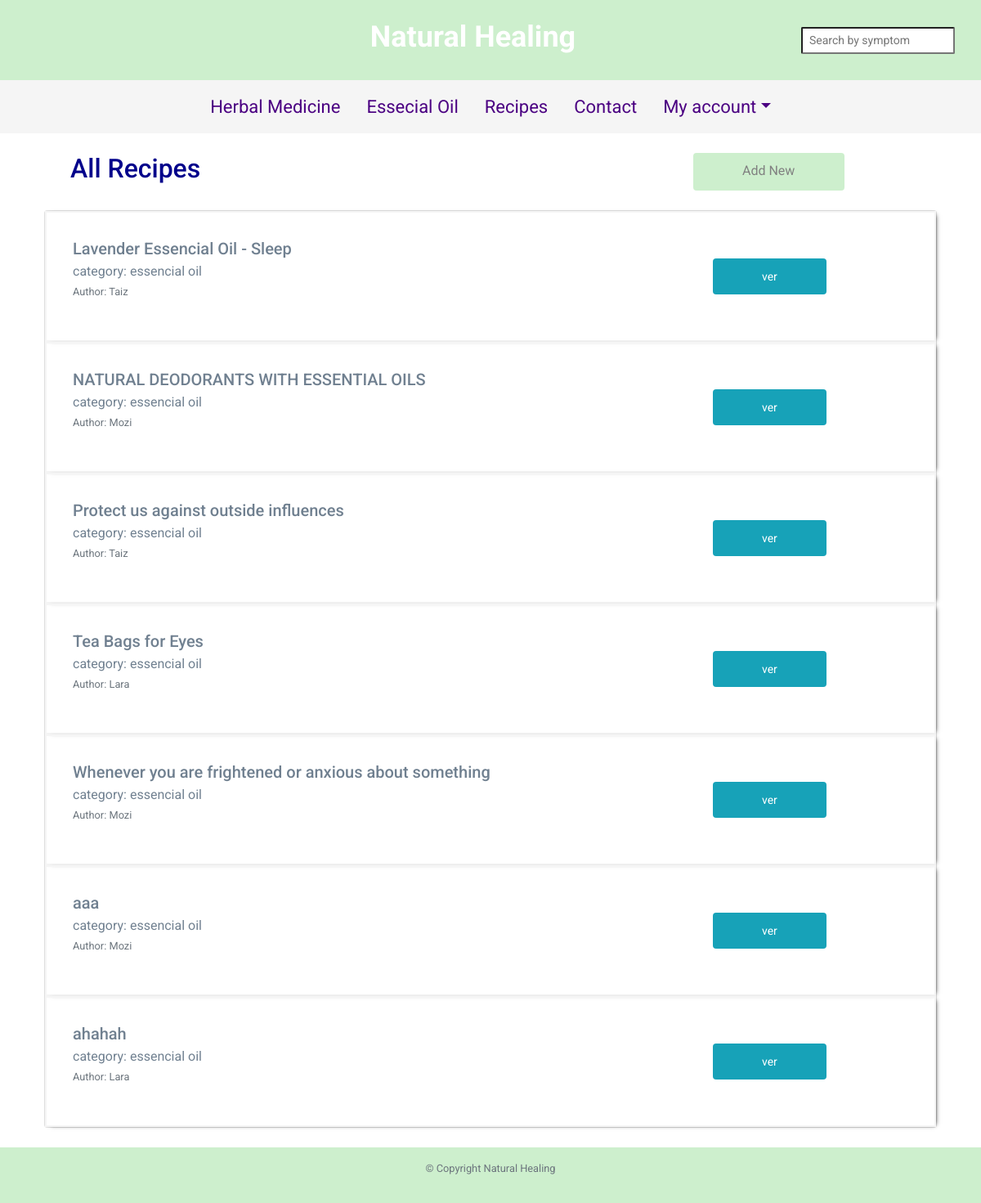
Page /recipes on the committed database.
### tables this page shows
CREATE TABLE 'recipes' (
            'id' INTEGER PRIMARY KEY AUTOINCREMENT NOT NULL,
            'title' varchar(255) NOT NULL,
            'description' text NOT NULL,
            'more_info' text,
            'created_at' DATETIME NOT NULL DEFAULT CURRENT_TIMESTAMP ,
            'category_id' INTEGER NOT NULL,
            'user_id' INTEGER NOT NULL,
            FOREIGN KEY (category_id) REFERENCES category(id),
            FOREIGN KEY (user_id) REFERENCES users(id) ON DELETE CASCADE
            );

### app.py (the view)
@app.route("/recipes")
def allrecipes():
    try:
        cur.execute("SELECT users.name as author , recipes.id as recipe_id,recipes.title, recipes.description, recipes.more_info, recipes.created_at, recipes.user_id, category.name as category_name FROM recipes LEFT JOIN category ON recipes.category_id = category_id LEFT JOIN users ON users.id == recipes.user_id GROUP BY recipes.title")
        recipes = cur.fetchall()
        return render_template("recipes/index.html", recipes = recipes, nr= len(recipes) )
    except Exception as error:
        print(error)
        return redirect(url_for("index"))

### app.py (called while the page is built)
@app.after_request
def after_request(response):
    response.headers["Cache-Control"] = "no-cache, no-store, must-revalidate"
    response.headers["Expires"] = 0
    response.headers["Pragma"] = "no-cache"
    return response

### templates/recipes/index.html (shortened to what this page needs)
{% extends "layout.html" %}
{% block main %}
<div class="add-recip">
    <h2 class= "recip_title">All Recipes </h2>
    <a class="button" href="/recipes-add">Add New</a>
</div>
<div class="card w-100">
    {% for i in range (nr)%}
    <div class="card-body">
        <div>
            <h5 class="title">{{recipes[i][2]}}</h5>
            <p class="recip-text">category: {{recipes[i][7]}}</p>
            <p><small class="text-muted">author: {{recipes[i][0]}}</small></p>
        </div>
        <div>
            <a class="button-see" href="/recipes/{{recipes[i][1]}}">ver</a>
        </div>
    </div>
    {%endfor%}
{% endblock %}

### static/styles.css (style rules this page uses)
body { font-family: 'Roboto', sans-serif; }
.card, .col-md-8 .card-body { color: slategrey; }
a.button { padding: 10px 60px; background-color: rgba(194, 235, 194, 0.808); color: gray; border-radius: 4px; font-size: 16px; max-width: 185px; margin-right: 20px; }
.add-recip { display: grid; grid-template-columns: 1fr 290px; margin: 0px 8px 24px 32px; justify-content: center; }
h2.recip_title { color:darkblue; }
.card-body { display: grid; grid-template-columns: 1fr 435px; align-items: center; justify-content: center; border-bottom: darkred; padding: 32px; box-shadow: 3px 1px 6px -4px black; border: 2px solid whitesmoke; }
a.button-see { color: white; background-color: #17a2b8; border-color: #17a2b8; padding: 14px 60px; border-radius: 4px; font-size: 14px; margin-left: 196px; }
h5.title { margin-bottom: 4px; }
p.recip-text { margin-bottom: 0px; }
small.text-muted { text-transform: capitalize; margin-top: 0; }

### rows in the picture
recipes: title "Lavender Essencial Oil - Sleep"
recipes: title "NATURAL DEODORANTS WITH ESSENTIAL OILS"
recipes: title "Protect us against outside influences"
recipes: title "Tea Bags for Eyes"
recipes: title "Whenever you are frightened or anxious about something"
recipes: title "aaa"
recipes: title "ahahah"

### other values in the picture
{{ recipes[i][7] }} "essencial oil" "essencial oil" "essencial oil" "essencial oil" "essencial oil" "essencial oil" "essencial oil"
{{ recipes[i][0] }} "Taiz" "Mozi" "Taiz" "Lara" "Mozi" "Mozi" "Lara"
